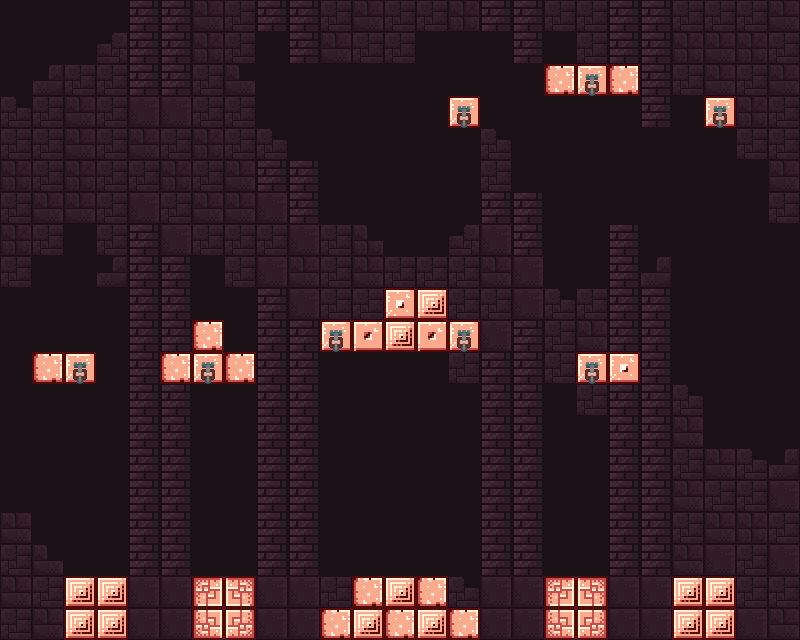

This is a level from a 2D game, rendered from its Tiled map with the project's own tilesets. A one-line summary and the complete map file follow:
An orthogonal 25x20 tile map with 32x32 px tiles, 2 tile layers (bg, tile) and 53 objects.

<map version="1.0" orientation="orthogonal" renderorder="right-down" width="25" height="20" tilewidth="32" tileheight="32" nextobjectid="73">
 <tileset firstgid="1" name="tileSet" tilewidth="32" tileheight="32" spacing="2" margin="1" tilecount="105" columns="15">
  <image source="tileSet.png" width="512" height="256" />
 </tileset>
 <layer name="bg" width="25" height="20">
  <data encoding="csv">
91,91,91,91,54,54,52,6,54,54,6,52,6,6,69,54,54,6,6,54,54,6,6,6,52,
91,91,91,38,54,54,69,6,91,54,52,6,6,91,91,91,54,91,6,54,54,69,52,69,6,
91,53,6,6,54,54,6,37,91,91,91,91,91,91,91,91,91,91,91,91,54,6,52,6,52,
22,6,52,6,98,98,6,6,91,91,91,91,91,91,91,91,91,91,91,91,54,91,6,69,6,
6,6,52,6,52,6,69,6,22,91,91,91,91,91,91,22,91,91,91,91,91,91,91,6,6,
69,6,69,6,6,69,6,52,54,54,91,91,91,91,91,6,91,91,91,91,91,91,91,91,52,
6,52,52,6,98,6,52,52,98,54,91,91,91,91,91,54,54,91,91,91,91,91,91,91,6,
69,6,91,6,54,98,6,6,6,98,6,85,91,91,38,98,54,91,91,54,91,91,91,91,91,
6,91,91,53,54,54,91,6,98,52,6,52,6,6,6,52,98,91,91,54,53,91,91,91,91,
91,91,91,91,54,54,91,91,54,98,6,6,6,52,6,6,98,22,6,54,54,91,91,91,91,
91,91,91,91,54,54,91,91,54,54,91,91,6,6,52,98,54,6,52,54,54,91,91,91,91,
91,91,91,91,54,54,91,91,54,54,91,91,91,91,6,54,54,6,6,54,54,91,91,91,91,
91,91,91,91,54,54,91,91,54,54,91,91,91,91,91,54,54,91,6,54,54,22,91,91,91,
91,91,91,91,54,54,91,91,54,54,91,91,91,91,91,54,54,91,91,54,54,52,91,91,91,
91,91,91,91,54,54,91,91,54,54,91,91,91,91,91,54,54,91,91,54,54,6,52,22,53,
91,91,91,91,54,54,91,91,54,54,91,91,91,91,91,54,54,91,91,54,54,52,6,6,98,
52,91,91,91,54,54,91,91,54,54,91,91,91,91,91,54,54,91,91,54,54,6,52,69,6,
6,37,91,91,54,54,91,91,54,54,91,91,91,91,91,54,54,91,91,54,54,52,98,6,98,
52,6,91,91,98,98,6,6,98,98,6,6,52,6,22,98,98,52,6,98,98,6,52,6,6,
6,52,6,91,98,98,6,6,98,98,6,52,6,52,6,98,98,6,52,98,98,52,6,98,52
</data>
 </layer>
 <layer name="tile" width="25" height="20">
  <data encoding="csv">
0,0,0,0,0,0,0,0,0,0,0,0,0,0,0,0,0,0,0,0,0,0,0,0,0,
0,0,0,0,0,0,0,0,0,0,0,0,0,0,0,0,0,0,0,0,0,0,0,0,0,
0,0,0,0,0,0,0,0,0,0,0,0,0,0,0,0,0,67,21,67,0,0,0,0,0,
0,0,0,0,0,0,0,0,0,0,0,0,0,0,21,0,0,0,0,0,0,0,21,0,0,
0,0,0,0,0,0,0,0,0,0,0,0,0,0,0,0,0,0,0,0,0,0,0,0,0,
0,0,0,0,0,0,0,0,0,0,0,0,0,0,0,0,0,0,0,0,0,0,0,0,0,
0,0,0,0,0,0,0,0,0,0,0,0,0,0,0,0,0,0,0,0,0,0,0,0,0,
0,0,0,0,0,0,0,0,0,0,0,0,0,0,0,0,0,0,0,0,0,0,0,0,0,
0,0,0,0,0,0,0,0,0,0,0,0,0,0,0,0,0,0,0,0,0,0,0,0,0,
0,0,0,0,0,0,0,0,0,0,0,0,68,5,0,0,0,0,0,0,0,0,0,0,0,
0,0,0,0,0,0,67,0,0,0,21,36,5,36,21,0,0,0,0,0,0,0,0,0,0,
0,67,21,0,0,67,21,67,0,0,0,0,0,0,0,0,0,0,21,68,0,0,0,0,0,
0,0,0,0,0,0,0,0,0,0,0,0,0,0,0,0,0,0,0,0,0,0,0,0,0,
0,0,0,0,0,0,0,0,0,0,0,0,0,0,0,0,0,0,0,0,0,0,0,0,0,
0,0,0,0,0,0,0,0,0,0,0,0,0,0,0,0,0,0,0,0,0,0,0,0,0,
0,0,0,0,0,0,0,0,0,0,0,0,0,0,0,0,0,0,0,0,0,0,0,0,0,
0,0,0,0,0,0,0,0,0,0,0,0,0,0,0,0,0,0,0,0,0,0,0,0,0,
0,0,0,0,0,0,0,0,0,0,0,0,0,0,0,0,0,0,0,0,0,0,0,0,0,
0,0,5,5,0,0,99,4,0,0,0,67,5,67,0,0,0,99,4,0,0,5,5,0,0,
0,0,5,5,0,0,83,20,0,0,67,5,67,5,67,0,0,83,20,0,0,5,5,0,0
</data>
 </layer>
 <objectgroup name="Polyline">
  <object id="31" x="64" y="640">
   <polyline points="0,0 0,-64 64,-64 64,0" />
  </object>
  <object id="32" x="192" y="640">
   <polyline points="0,0 0,-64 64,-64 64,0" />
  </object>
  <object id="33" x="320" y="640">
   <polyline points="0,0 0,-32 32,-32 32,-64 128,-64 128,-32 160,-32 160,0" />
  </object>
  <object id="34" x="544" y="640">
   <polyline points="0,0 0,-64 64,-64 64,0" />
  </object>
  <object id="35" x="672" y="640">
   <polyline points="0,0 0,-64 64,-64 64,0" />
  </object>
  <object id="50" x="32" y="352">
   <polyline points="0,0 32,0 32,32 0,32 0,0" />
  </object>
  <object id="51" x="160" y="352">
   <polyline points="0,0 0,32 32,32 32,-32 64,-32 64,32 96,32 96,0 0,0" />
  </object>
  <object id="52" x="352" y="352">
   <polyline points="0,0 96,0 96,-64 32,-64 32,-32 0,-32 0,0" />
  </object>
  <object id="53" x="608" y="352">
   <polyline points="0,0 0,32 32,32 32,0 0,0" />
  </object>
  <object id="54" x="640" y="64">
   <polyline points="0,0 0,32 -32,32 -32,0 0,0" />
  </object>
  <object id="55" x="544" y="64">
   <polyline points="0,0 0,32 32,32 32,0 0,0" />
  </object>
 </objectgroup>
 <objectgroup name="Chain">
  <object id="36" x="64" y="352" width="32" height="32" />
  <object id="37" x="192" y="352" width="32" height="32" />
  <object id="38" x="320" y="320" width="32" height="32" />
  <object id="39" x="448" y="320" width="32" height="32" />
  <object id="40" x="576" y="352" width="32" height="32" />
  <object id="41" x="704" y="96" width="32" height="32" />
  <object id="42" x="576" y="64" width="32" height="32" />
  <object id="43" x="448" y="96" width="32" height="32" />
 </objectgroup>
 <objectgroup name="Actor">
  <object id="58" x="64" y="416" width="32" height="32" />
 </objectgroup>
 <objectgroup name="Pad">
  <object id="22" x="704" y="544" width="32" height="32" />
 </objectgroup>
 <objectgroup name="Spike">
  <object id="14" x="96" y="544" width="32" height="32" />
  <object id="15" x="192" y="544" width="32" height="32" />
  <object id="16" x="224" y="544" width="32" height="32" />
  <object id="17" x="352" y="544" width="32" height="32" />
  <object id="18" x="384" y="544" width="32" height="32" />
  <object id="19" x="544" y="544" width="32" height="32" />
  <object id="20" x="576" y="544" width="32" height="32" />
  <object id="21" x="672" y="544" width="32" height="32" />
  <object id="27" x="352" y="288" width="32" height="32" />
  <object id="28" x="576" y="320" width="32" height="32" />
  <object id="46" x="224" y="320" width="32" height="32" />
  <object id="47" x="160" y="320" width="32" height="32" />
  <object id="59" x="608" y="96" width="32" height="32" rotation="180" />
 </objectgroup>
 <objectgroup name="Fire">
  <object id="24" x="608" y="320" width="32" height="32" />
  <object id="25" x="384" y="256" width="32" height="32" />
 </objectgroup>
 <objectgroup name="Lava">
  <object id="60" x="0" y="608" width="32" height="32" />
  <object id="61" x="32" y="608" width="32" height="32" />
  <object id="62" x="128" y="608" width="32" height="32" />
  <object id="63" x="160" y="608" width="32" height="32" />
  <object id="65" x="256" y="608" width="32" height="32" />
  <object id="66" x="288" y="608" width="32" height="32" />
  <object id="67" x="480" y="608" width="32" height="32" />
  <object id="68" x="512" y="608" width="32" height="32" />
  <object id="69" x="608" y="608" width="32" height="32" />
  <object id="70" x="640" y="608" width="32" height="32" />
  <object id="71" x="736" y="608" width="32" height="32" />
  <object id="72" x="768" y="608" width="32" height="32" />
 </objectgroup>
 <objectgroup name="Explosive">
  <object id="30" x="448" y="576" width="32" height="32" />
  <object id="48" x="192" y="288" width="32" height="32" />
  <object id="57" x="576" y="32" width="32" height="32" />
 </objectgroup>
 <objectgroup name="Portal">
  <object id="45" x="288" y="160" width="32" height="32">
   <ellipse />
  </object>
 </objectgroup>
 <objectgroup name="ArrowA">
  <object id="56" x="704" y="416" width="32" height="32">
   <ellipse />
  </object>
 </objectgroup>
 <objectgroup name="ArrowB" visible="0" />
</map>
